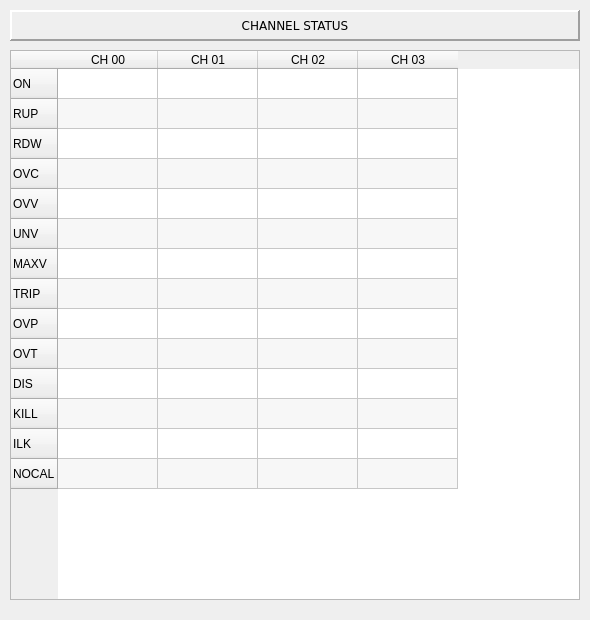
<?xml version="1.0" encoding="UTF-8"?>
<ui version="4.0">
 <class>Form</class>
 <widget class="QWidget" name="Form">
  <property name="geometry">
   <rect>
    <x>0</x>
    <y>0</y>
    <width>590</width>
    <height>620</height>
   </rect>
  </property>
  <property name="windowTitle">
   <string>Form</string>
  </property>
  <widget class="QLabel" name="label">
   <property name="geometry">
    <rect>
     <x>10</x>
     <y>10</y>
     <width>570</width>
     <height>31</height>
    </rect>
   </property>
   <property name="font">
    <font>
     <family>Verdana</family>
    </font>
   </property>
   <property name="frameShape">
    <enum>QFrame::Panel</enum>
   </property>
   <property name="frameShadow">
    <enum>QFrame::Raised</enum>
   </property>
   <property name="lineWidth">
    <number>2</number>
   </property>
   <property name="midLineWidth">
    <number>0</number>
   </property>
   <property name="text">
    <string>CHANNEL STATUS</string>
   </property>
   <property name="textFormat">
    <enum>Qt::RichText</enum>
   </property>
   <property name="scaledContents">
    <bool>true</bool>
   </property>
   <property name="alignment">
    <set>Qt::AlignCenter</set>
   </property>
   <property name="wordWrap">
    <bool>false</bool>
   </property>
  </widget>
  <widget class="QTableWidget" name="tableWidget">
   <property name="geometry">
    <rect>
     <x>10</x>
     <y>50</y>
     <width>570</width>
     <height>550</height>
    </rect>
   </property>
   <property name="sizePolicy">
    <sizepolicy hsizetype="Fixed" vsizetype="Fixed">
     <horstretch>0</horstretch>
     <verstretch>0</verstretch>
    </sizepolicy>
   </property>
   <property name="alternatingRowColors">
    <bool>true</bool>
   </property>
   <row>
    <property name="text">
     <string>ON</string>
    </property>
   </row>
   <row>
    <property name="text">
     <string>RUP</string>
    </property>
   </row>
   <row>
    <property name="text">
     <string>RDW</string>
    </property>
   </row>
   <row>
    <property name="text">
     <string>OVC</string>
    </property>
   </row>
   <row>
    <property name="text">
     <string>OVV</string>
    </property>
   </row>
   <row>
    <property name="text">
     <string>UNV</string>
    </property>
   </row>
   <row>
    <property name="text">
     <string>MAXV</string>
    </property>
   </row>
   <row>
    <property name="text">
     <string>TRIP</string>
    </property>
   </row>
   <row>
    <property name="text">
     <string>OVP</string>
    </property>
   </row>
   <row>
    <property name="text">
     <string>OVT</string>
    </property>
   </row>
   <row>
    <property name="text">
     <string>DIS</string>
    </property>
   </row>
   <row>
    <property name="text">
     <string>KILL</string>
    </property>
   </row>
   <row>
    <property name="text">
     <string>ILK</string>
    </property>
   </row>
   <row>
    <property name="text">
     <string>NOCAL</string>
    </property>
   </row>
   <column>
    <property name="text">
     <string>CH 00</string>
    </property>
   </column>
   <column>
    <property name="text">
     <string>CH 01</string>
    </property>
   </column>
   <column>
    <property name="text">
     <string>CH 02</string>
    </property>
   </column>
   <column>
    <property name="text">
     <string>CH 03</string>
    </property>
   </column>
  </widget>
 </widget>
 <resources/>
 <connections/>
</ui>
